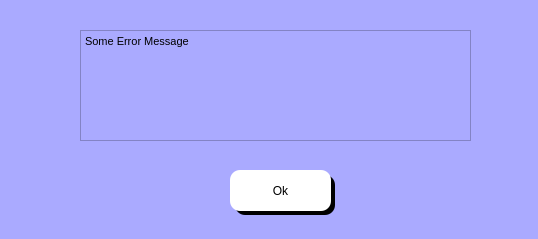
<?xml version="1.0" encoding="UTF-8"?>
<ui version="4.0">
 <class>Dialog</class>
 <widget class="QDialog" name="Dialog">
  <property name="geometry">
   <rect>
    <x>0</x>
    <y>0</y>
    <width>538</width>
    <height>239</height>
   </rect>
  </property>
  <property name="windowTitle">
   <string>Dialog</string>
  </property>
  <property name="styleSheet">
   <string notr="true">background-color: rgb(170, 170, 255);</string>
  </property>
  <widget class="QPushButton" name="ok_btn">
   <property name="geometry">
    <rect>
     <x>230</x>
     <y>170</y>
     <width>101</width>
     <height>41</height>
    </rect>
   </property>
   <property name="styleSheet">
    <string notr="true">QPushButton{
	background-color: rgb(255, 255, 255);
	font: 12pt &quot;MS Shell Dlg 2&quot;;
	border-top-left-radius:10px;
	border-bottom-left-radius:10px;
	border-top-right-radius:10px;
	border-bottom-right-radius:10px;
}

QPushButton:hover{
	background-color: rgb(161, 161, 161);
	color: rgb(255, 255, 255);
}

QPushButton:focus{
	background-color: rgb(161, 161, 161);
	color: rgb(255, 255, 255);
}</string>
   </property>
   <property name="text">
    <string>Ok</string>
   </property>
  </widget>
  <widget class="QTextBrowser" name="error_msg_text">
   <property name="geometry">
    <rect>
     <x>80</x>
     <y>30</y>
     <width>391</width>
     <height>111</height>
    </rect>
   </property>
   <property name="styleSheet">
    <string notr="true">font: 14pt &quot;MS Shell Dlg 2&quot;;</string>
   </property>
   <property name="html">
    <string>&lt;!DOCTYPE HTML PUBLIC &quot;-//W3C//DTD HTML 4.0//EN&quot; &quot;http://www.w3.org/TR/REC-html40/strict.dtd&quot;&gt;
&lt;html&gt;&lt;head&gt;&lt;meta name=&quot;qrichtext&quot; content=&quot;1&quot; /&gt;&lt;style type=&quot;text/css&quot;&gt;
p, li { white-space: pre-wrap; }
&lt;/style&gt;&lt;/head&gt;&lt;body style=&quot; font-family:'MS Shell Dlg 2'; font-size:14pt; font-weight:400; font-style:normal;&quot;&gt;
&lt;p style=&quot; margin-top:0px; margin-bottom:0px; margin-left:0px; margin-right:0px; -qt-block-indent:0; text-indent:0px;&quot;&gt;&lt;span style=&quot; font-size:8.25pt;&quot;&gt;Some Error Message&lt;/span&gt;&lt;/p&gt;&lt;/body&gt;&lt;/html&gt;</string>
   </property>
  </widget>
  <widget class="QLabel" name="label_7">
   <property name="geometry">
    <rect>
     <x>235</x>
     <y>175</y>
     <width>100</width>
     <height>40</height>
    </rect>
   </property>
   <property name="styleSheet">
    <string notr="true">background-color: rgb(0, 0, 0);
font: 12pt &quot;MS Shell Dlg 2&quot;;
border-top-left-radius:10px;
border-bottom-left-radius:10px;
border-top-right-radius:10px;
border-bottom-right-radius:10px;
color: rgb(255, 255, 255);
</string>
   </property>
   <property name="text">
    <string/>
   </property>
  </widget>
  <zorder>error_msg_text</zorder>
  <zorder>label_7</zorder>
  <zorder>ok_btn</zorder>
 </widget>
 <resources/>
 <connections/>
</ui>
